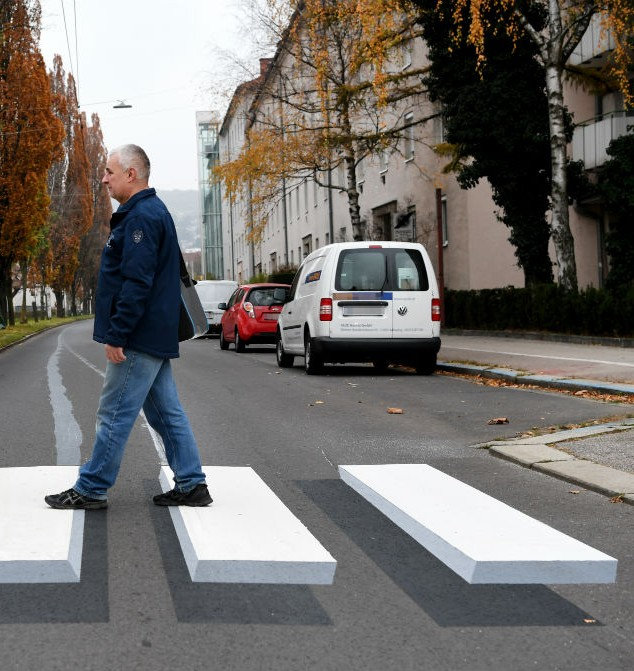
#> input picture v1/sample_input/camera2_20190222.jpeg, 634 x 671 px, found by its file name
$ python preprocess2.py
#> lines starting #> are read from the running program, lines starting #| are printed output that depends on the picture
import os
import time
import cv2 as cv

def task(onefile, pathin, pathout):


#> called with onefile = 'camera2_20190222.jpeg', pathin = '/home/erick/detection_app/camera2_input', pathout = '/home/erick/detection_app'
    filelist=[]
    filelist.append(onefile)

    #store the data&time info
    snapshot_time = filelist[0].partition('_')[2]
    time.sleep(10)


    for filename in filelist:
        # open the target jpeg
        src = cv.imread(os.path.join(pathin, filename))
#> src is the input picture: shape (671, 634, 3); mean B, G, R 109.6, 112.8, 116
        src = cv.cvtColor(src, cv.COLOR_BGR2GRAY)
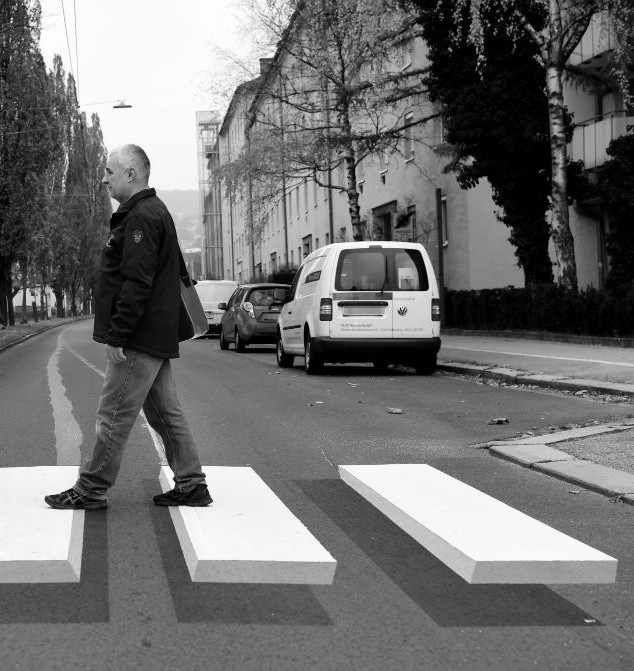
#> src: shape (671, 634); min 0, max 255, mean 113.4

        # Histogram Equalization to improve the contrast of image
        #dst = cv.equalizeHist(src)

        # store the processed image
        cv.imwrite(os.path.join(pathout,'processed2_'+snapshot_time), src)


    return [os.path.join(pathout,'processed2_'+snapshot_time)]


def main():
    filelist= 'camera2_20190222.jpeg'
    outpath = os.path.join(os.path.dirname(__file__), "generated_files/")
    outfile = task(filelist, outpath, outpath)
    return outfile

if __name__ == '__main__':

    #Suppose the file structure is apac/detection_app/camera1_input/camera1_20190222.jpeg
    filelist= 'camera2_20190222.jpeg'
    task(filelist, '/home/erick/detection_app/camera2_input', '/home/erick/detection_app')

$ run again, with v1/sample_input/camera1_20190222.jpeg copied over v1/sample_input/camera2_20190222.jpeg
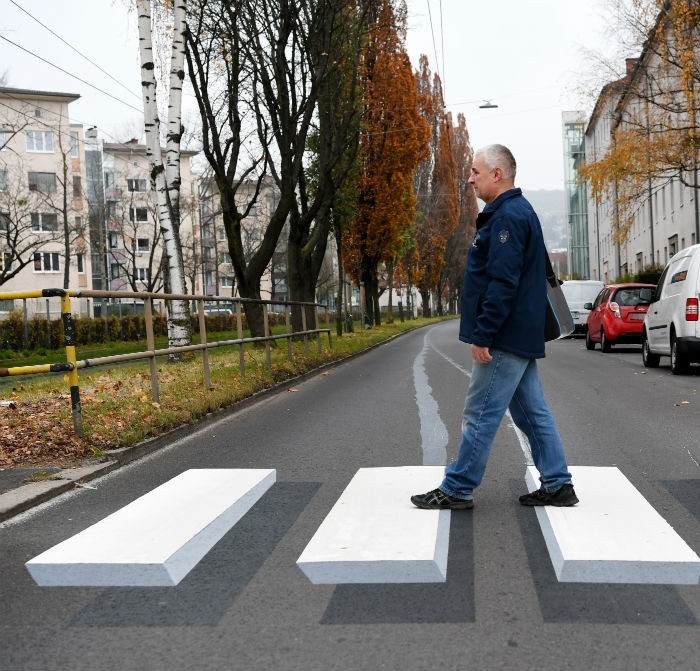
#> input picture v1/sample_input/camera1_20190222.jpeg, 700 x 671 px, found by its file name
#> in task, src is the input picture: shape (671, 700, 3); mean B, G, R 120.3, 125.6, 128.2
#> in task, `src = cv.cvtColor(src, cv.COLOR_BGR2GRAY)`:
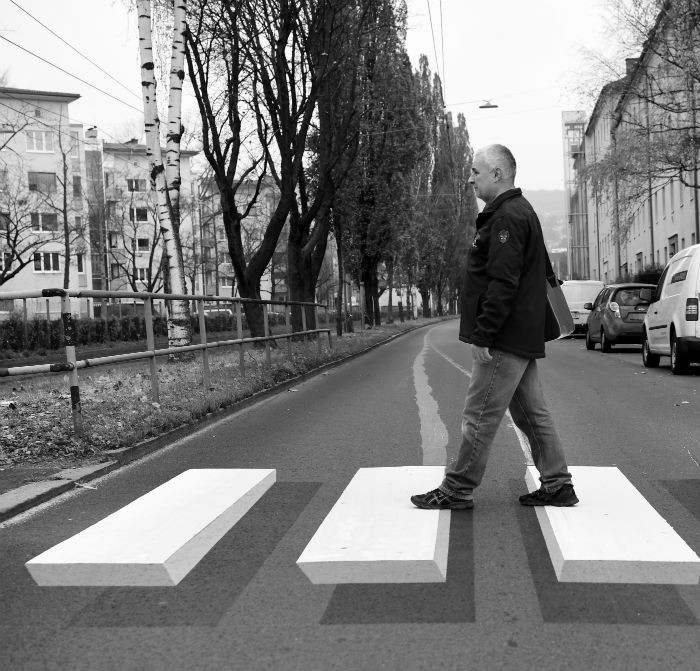
#> src: shape (671, 700); min 0, max 255, mean 125.8
